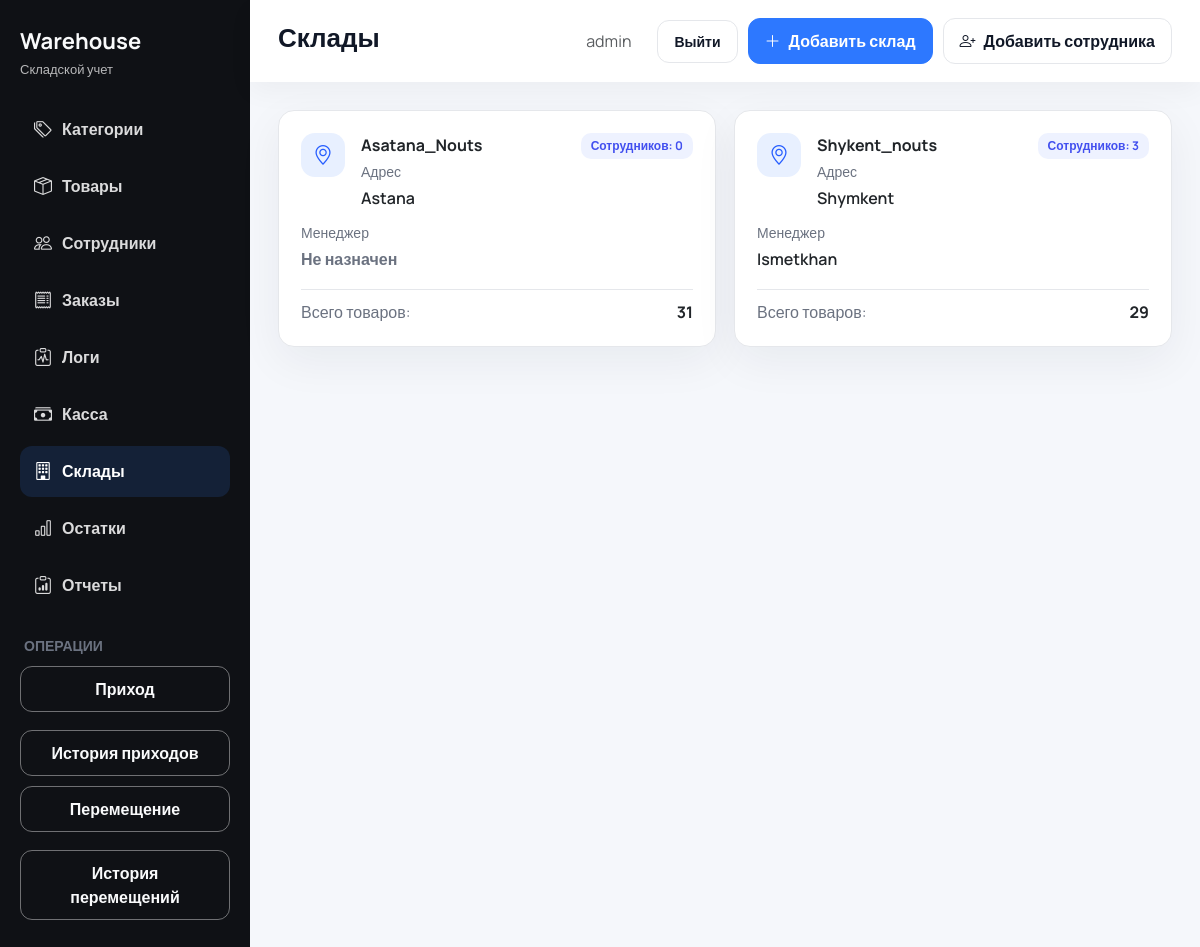
The page /warehouses/ (signed in) on the database its author committed.
### inventory/models.py (models this page shows, shortened)
class Warehouse(models.Model):
    code = models.CharField(
        max_length=20,
        unique=True,
        default=generate_warehouse_code,
        editable=False,
    )
    name = models.CharField(max_length=150, unique=True)
    location = models.CharField(max_length=255)
    created_at = models.DateTimeField(auto_now_add=True)
    class Meta:
        ordering = ("name",)
        verbose_name = "Склад"
        verbose_name_plural = "Склады"

class Employee(models.Model):
    POSITION_CHOICES = [
        ("admin", "Админ"),
        ("storekeeper", "Кладовщик"),
        ("cashier", "Кассир"),
        ("accountant", "Бухгалтер"),
    ]
    ACTIVE = "active"
    BLOCKED = "blocked"
    STATUS_CHOICES = [
        (ACTIVE, "Активен"),
        (BLOCKED, "Заблокирован"),
    ]
    user = models.OneToOneField(
        get_user_model(),
        on_delete=models.CASCADE,
        null=True,
        blank=True,
        related_name="employee_profile",
    )
    full_name = models.CharField(max_length=255)
    position = models.CharField(max_length=50, choices=POSITION_CHOICES, default="storekeeper")
    status = models.CharField(max_length=20, choices=STATUS_CHOICES, default=ACTIVE)
    warehouse = models.ForeignKey(
        Warehouse, on_delete=models.CASCADE, related_name="employees"
    )
    access_sections = models.ManyToManyField(
        "AccessSection",
        blank=True,
        related_name="employees",
    )
    class Meta:
        ordering = ("full_name",)
        verbose_name = "Сотрудник"
        verbose_name_plural = "Сотрудники"

### inventory/views.py (the view)
# urls.py: path("warehouses/", views.warehouse_list, name="warehouse_list"),
def warehouse_list(request):
    if not request.user.is_authenticated:
        return redirect("inventory:login")
    _require_access(request.user, "warehouses")
    employee_wh = _user_warehouse(request.user)
    warehouses = (
        Warehouse.objects.annotate(total_stock=Coalesce(Sum("stocks__quantity"), 0))
        .prefetch_related(
            Prefetch("employees", queryset=Employee.objects.order_by("full_name")),
            Prefetch(
                "stocks",
                queryset=Stock.objects.select_related("product").order_by("product__name"),
            ),
        )
        .order_by("name")
    )
    if employee_wh and not request.user.is_superuser:
        warehouses = warehouses.filter(pk=employee_wh.pk)
    return render(
        request,
        "inventory/warehouse_list.html",
        {"warehouses": warehouses},
    )

### inventory/context_processors.py (called while the page is built)
def accessible_sections(request) -> dict[str, set[str]]:
    slugs: Set[str] = set()
    user = getattr(request, "user", None)
    if user and user.is_authenticated:
        if user.is_superuser:
            slugs = {
                "categories",
                "products",
                "warehouses",
                "employees",
                "stocks",
                "operations",
                "reports",
                "incoming",
                "movements",
                "sales",
                "orders",
                "logs",
            }
        else:
            employee = getattr(user, "employee_profile", None)
            if employee:
                slugs = set(employee.access_sections.values_list("slug", flat=True))
    return {"accessible_sections": slugs}

### inventory/views.py (called while the page is built)
def _user_warehouse(user):
    if getattr(user, "is_superuser", False):
        return None
    employee = getattr(user, "employee_profile", None)
    return getattr(employee, "warehouse", None)

def _require_access(user, slug: str):
    if getattr(user, "is_superuser", False):
        return
    employee = getattr(user, "employee_profile", None)
    if not employee:
        raise PermissionDenied("Недостаточно прав.")
    if not employee.access_sections.filter(slug=slug).exists():
        raise PermissionDenied("Недостаточно прав.")

### inventory/templates/inventory/warehouse_list.html (shortened to what this page needs)
{% extends "inventory/base.html" %}
{% block page_title %}Склады{% endblock %}
{% block header_actions %}
    <a href="{% url 'inventory:warehouse_add' %}" class="btn btn-primary btn-icon"><i class="bi bi-plus-lg"></i> Добавить склад</a>
    <a href="{% url 'inventory:employee_add' %}" class="btn btn-outline-secondary btn-icon"><i class="bi bi-person-plus"></i> Добавить сотрудника</a>
{% endblock %}
{% block content %}
<div class="grid-3">
    {% for warehouse in warehouses %}
        <div class="card warehouse-card h-100">
            <div class="card-body">
                <div class="warehouse-header">
                    <div class="d-flex align-items-start gap-3">
                        <div class="icon-badge blue"><i class="bi bi-geo-alt"></i></div>
                        <div>
                            <div class="fw-bold fs-6 mb-1">{{ warehouse.name }}</div>
                            <div class="muted small mb-1">Адрес</div>
                            <div class="fw-semibold">{{ warehouse.location }}</div>
                        </div>
                    </div>
                    <div class="badge-soft">Сотрудников: {{ warehouse.employees.all|length }}</div>
                </div>
                <div>
                    <div class="muted small mb-1">Менеджер</div>
                    <div class="fw-semibold">
                        {% with manager=warehouse.employees.all|first %}
                            {% if manager %}
                                {{ manager.full_name }}
                            {% else %}
                                <span class="muted">Не назначен</span>
                            {% endif %}
                        {% endwith %}
                    </div>
                </div>
                <div class="divider d-flex justify-content-between align-items-center">
                    <span class="muted">Всего товаров:</span>
                    <span class="fw-bold">{{ warehouse.total_stock|default:0 }}</span>
                </div>
            </div>
        </div>
    {% empty %}
        <div class="alert alert-info w-100">Склады не созданы.</div>
    {% endfor %}
</div>
{% endblock %}

### inventory/templates/inventory/base.html (shortened to what this page needs)
{% load static %}
<!DOCTYPE html>
<html lang="ru">
<head>
    <link href="https://cdn.jsdelivr.net/npm/bootstrap@5.3.3/dist/css/bootstrap.min.css" rel="stylesheet">
    <link href="https://cdn.jsdelivr.net/npm/bootstrap-icons@1.11.3/font/bootstrap-icons.css" rel="stylesheet">
    <link href="{% static 'css/dashboard.css' %}" rel="stylesheet">
</head>
<body>
<div class="app-shell">
    {% if request.user.is_authenticated %}
            {% with current=request.resolver_match.url_name %}
            {% with allowed=accessible_sections %}
    <aside class="app-sidebar">
        <div class="app-sidebar__brand">
            <h1>Warehouse</h1>
            <span>Складской учет</span>
        </div>
        <nav class="sidebar-nav">
                {% if request.user.is_superuser or 'categories' in allowed %}
                <a class="sidebar-link {% if current == 'category_list' or current == 'category_add' %}active{% endif %}" href="{% url 'inventory:category_list' %}">
                    <i class="bi bi-tags"></i>
                    <span>Категории</span>
                </a>
                {% endif %}
                {% if request.user.is_superuser or 'products' in allowed %}
                <a class="sidebar-link {% if current == 'product_list' or current == 'product_add' %}active{% endif %}" href="{% url 'inventory:product_list' %}">
                    <i class="bi bi-box-seam"></i>
                    <span>Товары</span>
                </a>
                {% endif %}
                {% if request.user.is_superuser or 'employees' in allowed %}
                <a class="sidebar-link {% if current == 'employee_list' or current == 'employee_add' or current == 'employee_edit' %}active{% endif %}" href="{% url 'inventory:employee_list' %}">
                    <i class="bi bi-people"></i>
                    <span>Сотрудники</span>
                </a>
                {% endif %}
                {% if request.user.is_superuser or 'orders' in allowed %}
                <a class="sidebar-link {% if current == 'orders_list' %}active{% endif %}" href="{% url 'inventory:orders_list' %}">
                    <i class="bi bi-receipt"></i>
                    <span>Заказы</span>
                </a>
                {% endif %}
                {% if request.user.is_superuser or 'logs' in allowed %}
                <a class="sidebar-link {% if current == 'logs_list' %}active{% endif %}" href="{% url 'inventory:logs_list' %}">
                    <i class="bi bi-clipboard-pulse"></i>
                    <span>Логи</span>
                </a>
                {% endif %}
                {% if request.user.is_superuser or 'sales' in allowed %}
                <a class="sidebar-link {% if current == 'pos' %}active{% endif %}" href="{% url 'inventory:pos' %}">
                    <i class="bi bi-cash-stack"></i>
                    <span>Касса</span>
                </a>
                {% endif %}
                {% if request.user.is_superuser or 'warehouses' in allowed %}
                <a class="sidebar-link {% if current == 'warehouse_list' or current == 'warehouse_add' or current == 'employee_add' %}active{% endif %}" href="{% url 'inventory:warehouse_list' %}">
                    <i class="bi bi-building"></i>
                    <span>Склады</span>
                </a>
                {% endif %}
                {% if request.user.is_superuser or 'stocks' in allowed %}
                <a class="sidebar-link {% if current == 'stock_list' %}active{% endif %}" href="{% url 'inventory:stock_list' %}">
                    <i class="bi bi-bar-chart"></i>
                    <span>Остатки</span>
                </a>
                {% endif %}
                {% if request.user.is_superuser or 'reports' in allowed %}
                <a class="sidebar-link {% if current == 'sales_report' %}active{% endif %}" href="{% url 'inventory:sales_report' %}">
                    <i class="bi bi-clipboard-data"></i>
                    <span>Отчеты</span>
                </a>
                {% endif %}
        </nav>
        <div class="sidebar-actions">
            <div class="text-uppercase muted small fw-bold px-1">Операции</div>
            {% if request.user.is_superuser or 'incoming' in allowed %}
            <a class="btn btn-outline-light" href="{% url 'inventory:incoming_add' %}">Приход</a>
            <a class="btn btn-outline-light mt-2" href="{% url 'inventory:incoming_list' %}">История приходов</a>
            {% endif %}
            {% if request.user.is_superuser or 'movements' in allowed %}
            <a class="btn btn-outline-light" href="{% url 'inventory:movement_add' %}">Перемещение</a>
            <a class="btn btn-outline-light mt-2" href="{% url 'inventory:movement_list' %}">История перемещений</a>
            {% endif %}
        </div>
    </aside>
        {% endwith %}
        {% endwith %}
    {% endif %}
    <main class="app-main">
        <header class="app-header">
            <div class="header-inner">
                <div class="page-title">
                    <h2>{% block page_title %}Панель{% endblock %}</h2>
                </div>
                <div class="toolbar">
                    {% if request.user.is_authenticated %}
                        <span class="me-3 text-muted">{{ request.user.username }}</span>
                        <a href="{% url 'inventory:logout' %}" class="btn btn-outline-secondary btn-sm">Выйти</a>
                    {% else %}
                        <a href="{% url 'inventory:login' %}" class="btn btn-primary btn-sm">Войти</a>
                    {% endif %}
                    {% block header_actions %}{% endblock %}
                </div>
            </div>
        </header>
        <section class="page-wrapper">
            {% block content %}{% endblock %}
        </section>
    </main>
</div>
</body>
</html>

### static/css/dashboard.css (style rules this page uses)
:root { --bg: #f5f7fb; --sidebar: #0f1115; --sidebar-accent: #1d2330; --primary: #2d78ff; --primary-hover: #1f6bff; --muted: #6b7280; --text: #111827; --card: #ffffff; --border: #e5e7eb; --success: #23c16b; --warning: #ffae1f; --danger: #f25f5c; --radius: 16px; --shadow: 0 14px 45px rgba(23, 31, 56, 0.06); }
* { box-sizing: border-box; }
body { margin: 0; font-family: "Manrope", "Helvetica Neue", sans-serif; background: var(--bg); color: var(--text); min-height: 100vh; }
a { text-decoration: none; }
.app-shell { display: flex; min-height: 100vh; }
.app-sidebar { width: 250px; background: var(--sidebar); color: #f9fafb; padding: 28px 20px; display: flex; flex-direction: column; gap: 24px; }
.app-sidebar__brand { display: flex; flex-direction: column; gap: 6px; }
.app-sidebar__brand h1 { font-size: 22px; font-weight: 700; margin: 0; }
.app-sidebar__brand span { color: rgba(255, 255, 255, 0.7); font-size: 13px; }
.sidebar-nav { display: flex; flex-direction: column; gap: 6px; }
.sidebar-link { display: flex; align-items: center; gap: 10px; padding: 12px 14px; border-radius: 12px; color: rgba(255, 255, 255, 0.85); transition: background 0.2s ease, color 0.2s ease; font-weight: 600; }
.sidebar-link i { font-size: 18px; }
.sidebar-link.active { background: #142137; color: #ffffff; }
.sidebar-actions { margin-top: auto; display: flex; flex-direction: column; gap: 10px; }
.sidebar-actions .btn { width: 100%; }
.app-main { flex: 1; display: flex; flex-direction: column; }
.app-header { background: var(--card); box-shadow: 0 10px 25px rgba(0, 0, 0, 0.04); padding: 18px 28px; position: sticky; top: 0; z-index: 10; }
.header-inner { display: flex; align-items: center; justify-content: space-between; gap: 16px; flex-wrap: wrap; }
.page-title { display: flex; flex-direction: column; gap: 6px; }
.page-title h2 { margin: 0; font-size: 26px; font-weight: 700; }
.toolbar { display: inline-flex; align-items: center; gap: 10px; }
.page-wrapper { padding: 28px; width: 100%; }
.card { border: 1px solid var(--border); border-radius: var(--radius); box-shadow: var(--shadow); }
.card-body { padding: 22px 22px; }
.badge-soft { background: #eef2ff; color: #4250ef; border-radius: 10px; padding: 4px 10px; font-weight: 700; font-size: 12px; }
.btn { border-radius: 12px; font-weight: 700; padding: 10px 16px; border: none; }
.btn-primary { background: var(--primary); border: 1px solid var(--primary); }
.btn-outline-light { border: 1px solid rgba(255, 255, 255, 0.4); color: #f9fafb; background: transparent; }
.btn-outline-secondary { border: 1px solid var(--border); color: var(--text); background: transparent; }
.btn-icon { display: inline-flex; align-items: center; gap: 8px; }
.grid-3 { display: grid; grid-template-columns: repeat(auto-fit, minmax(280px, 1fr)); gap: 18px; }
.warehouse-card .card-body { display: flex; flex-direction: column; gap: 12px; }
.warehouse-header { display: flex; align-items: flex-start; justify-content: space-between; gap: 12px; }
.icon-badge { width: 44px; height: 44px; border-radius: 14px; display: grid; place-items: center; font-size: 20px; font-weight: 700; }
.icon-badge.blue { background: #e8f0ff; color: #265dff; }
.muted { color: var(--muted); }
.divider { border-top: 1px solid var(--border); margin: 6px 0 0; padding-top: 10px; }

### rows shown on the page
Warehouse: name "Asatana_Nouts", location "Astana", employees.all|length "0", shows "Не назначен", total_stock "31"
Warehouse: name "Shykent_nouts", location "Shymkent", employees.all|length "3", employees.full_name "Ismetkhan", total_stock "29"

### other values the page prints
{{ request.user.username }} "admin"
